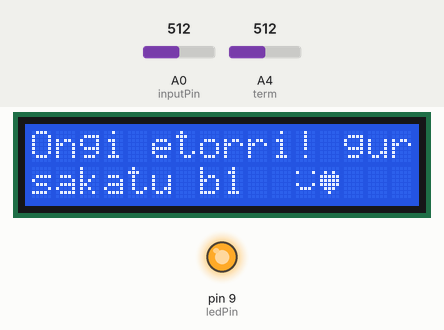
Recording of a sketch running on a simulated Arduino Uno, built with avr-gcc and run on an emulated ATmega328P. Shown: 16×2 character LCD, output pins drawn as LEDs (lit = HIGH). The inputs (shaded band) are chosen by the test bench; at power-on: A0 (inputPin) = 512, A4 (term) = 512.

Above: at 7.3 s.
7.4 s: A0 (inputPin) set to 111
8.9 s: A0 (inputPin) set to 90
At 9.04 s:
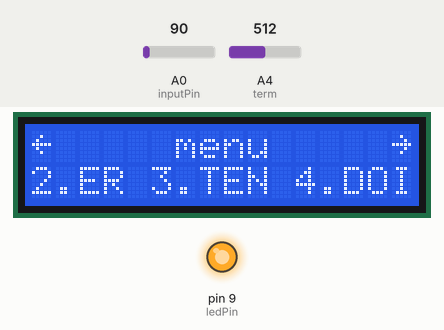
11.0 s: A0 (inputPin) set to 1010
At 12.2 s:
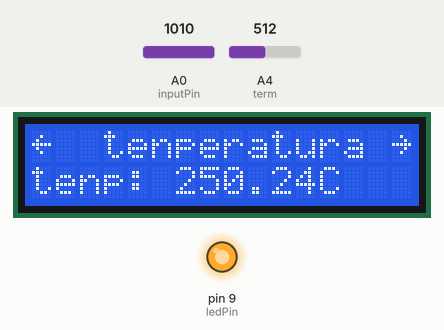
12.6 s: A4 (term) set to 219
At 13.7 s:
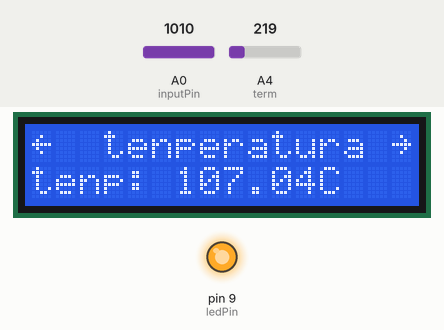
14.2 s: A4 (term) set to 196
At 15.3 s:
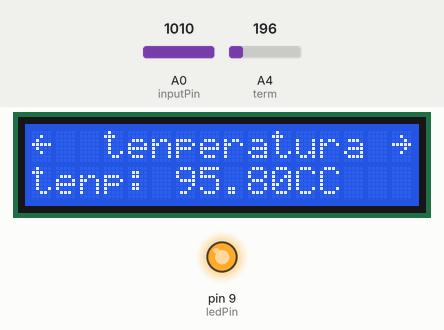
15.8 s: A4 (term) set to 23
At 16.9 s:
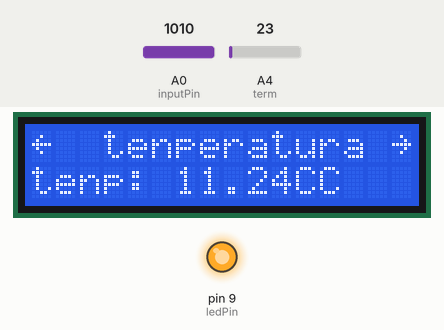
17.4 s: A4 (term) set to 18
At 18.4 s:
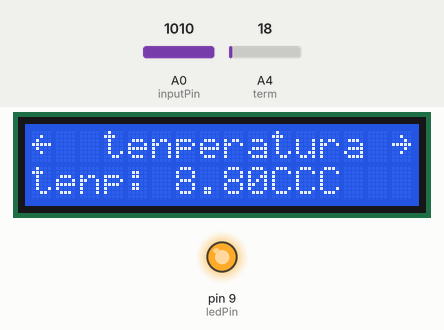
Timing chart, 0 to 20.0 s (numbered marks = the images above; inputs shaded):
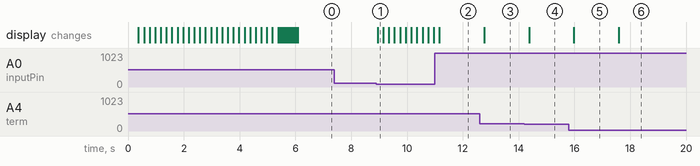

The sketch:

erlojua-termometroaondo.ino
```cpp
#include <LiquidCrystal.h>
LiquidCrystal lcd(7, 6, 5, 4, 3, 2);

const int inputPin = A0;    // buttons array analog input
const int ledPin =  9;      // backlight control
const int sensorPin = A1;   // buttons array analog input
uint16_t inputValue = 0;    // value read from buttons array
int kasua, botoia, ormin;                  //zein kasuan gauden adierazten digu
float ptenperatura;                 //tenperatura gordetzen du;
int ordu, minu, segu = 0;       //ordua, minutuak eta segunduak gordetzeko

unsigned long denbora, denbora2, lagDen = 0;
boolean inprimatu = false;
int sensorValue = 0;
const int term = A4;

//extra
byte smiley[8] = {
  B00000,
  B10001,
  B00000,
  B00000,
  B10001,
  B01110,
  B00000,
};
byte heart[8] = {
  B00000,
  B01010,
  B11111,
  B11111,
  B11111,
  B01110,
  B00100,
};
byte larrow[8] = {
  B00000,
  B00100,
  B00010,
  B11111,
  B00010,
  B00100,
  B00000,
};
byte rarrow[8] = {
  B00000,
  B00100,
  B01000,
  B11111,
  B01000,
  B00100,
  B00000,
};

/*const int inputPin1 = A0;  // buttons array analog input
const int inputPin2 = A1;  // buttons array analog input
const int inputPin3 = A2;  // buttons array analog input
const int inputPin4 = A3;  // buttons array analog input
const int inputPin5 = A4;  // buttons array analog input
uint16_t inputValue1 = 0;   // value read from buttons array
uint16_t inputValue2 = 0;   // value read from buttons array
uint16_t inputValue3 = 0;   // value read from buttons array
uint16_t inputValue4 = 0;   // value read from buttons array
uint16_t inputValue5 = 0;   // value read from buttons array*/

void setup()
{
  pinMode(ledPin, OUTPUT);
  digitalWrite(ledPin, HIGH);
  lcd.begin(16, 2);               // set up the LCD's number of columns and rows
  lcd.print("Ongi etorri! gure erloju-termometrora");  // Print a message on the LCD

  //Charactere bereziak
  lcd.createChar(0, smiley);
  lcd.createChar(1,heart);
  lcd.createChar(2,larrow);
  lcd.createChar(3,rarrow);
  int n = 0;
  lcd.setCursor(11,1);
  lcd.write(n);
  n = 1;
  lcd.setCursor(12,1);
  lcd.write(n);

  lcd.setCursor(0, 1);            // set the cursor to column 0, line 1
  lcd.print("sakatu b1");
  delay(300);
  for (int positionCounter = 0; positionCounter < 25; positionCounter++)
  {
    lcd.scrollDisplayLeft();
    delay(200);
  }
  for (int positionCounter = 0; positionCounter < 15; positionCounter++)
  {
    lcd.scrollDisplayLeft();
    delay(50);
  }
  Serial.begin(9600);
  lagDen = millis();
  kasua = 0;
}


void loop() {

 /* inputValue1 = analogRead(inputPin1);
  inputValue2 = analogRead(inputPin2);
  inputValue3 = analogRead(inputPin3);
  inputValue4 = analogRead(inputPin4);
  inputValue5 = analogRead(inputPin5);
  if(inputValue1 <= 1023 && inputValue1 > 950) inputValue = 1;
  else if(inputValue2 <= 1023 && inputValue2 > 950) inputValue = 2;
  else if(inputValue3 <= 1023 && inputValue3 > 950) inputValue = 3;
  else if(inputValue4 <= 1023 && inputValue4 > 950) inputValue = 4;
  else if(inputValue5 <= 1023 && inputValue5 > 950) inputValue = 5;
  else inputValue = 0;*/
  //Comprobar botones
  inputValue = analogRead(inputPin);
  if(inputValue < 100 && inputValue >= 0) inputValue = 1;
  else if(inputValue < 250 && inputValue > 150) inputValue = 2;
  else if(inputValue < 470 && inputValue > 370) inputValue = 3;
  else if(inputValue < 670 && inputValue > 570) inputValue = 4;
  else if(inputValue < 870 && inputValue > 770) inputValue = 5;
  else if(inputValue <= 1023 && inputValue > 950) inputValue = 0;


 //delay(200);  // Para empezar / Hasteko.
  /*Después mejorar sin delay para evitar leer más de una vez una pulsación.
  Gero hobetu delay gabe, pultsaketa bat behin baino ez irakurtzeko.*/

  //////////*******************CAMBIADO - ALDATUTA - fin 2
  denbora = millis();
  if (millis() - lagDen > 200)
  {
    lagDen = millis();
    switch (inputValue)
    {
      case 0:
        denboraEguneratu();
        tenperatura();
        if (kasua == 2)
        {
          inprimatuDenbora();
        }
        if (kasua == 3)
        {
          inprimatuTenp();
        }
        if (kasua == 4)
        {
          inprimatuDenbora();
        }
        break;
      case 1:
        if (kasua == 0)
        {
          kasu1();
        }
        else if (kasua == 1)
        {
          kasu4();
        }
        else if (kasua == 2)
        {
          kasu1();
        }
        else if (kasua == 3)
        {
          kasu2();
        }
        else if (kasua == 4)
        {
          kasu3();
        }
        break;
      case 2:
        if (kasua == 1)
        {
          kasu2();
        }
        else if (kasua == 2)
        {
          kasu1();
        }
        else if (kasua == 4)
        {
          if (ormin == 1)
          {
            if (ordu == 23)
              ordu = 0;
            else
              ordu ++;
          }
          else
          {
            if (minu == 59)
              ordu = 0;
            else
              minu ++;
          }
        }
        break;
      case 3:
        if (kasua == 1)
        {
          kasu3();
        }
        else if(kasua == 4)
        {
          if (ormin == 1)
          {
            if (ordu >0)
              ordu --;
            else
              ordu = 23;
          }
          else
          {
            if (minu >0)
              minu --;
            else
              minu = 59;
          }
        }
        break;
      case 4:
        if (kasua == 1)
        {
          kasu4();
        }
        else if (kasua == 4)
        {
          if (ormin == 1)
          {
            ormin = 2;
          }
          else
          {
            ormin = 1;
          }
        }
        break;
      case 5:
        if (kasua == 1)
        {
          kasu2();
        }
        else if (kasua == 2)
        {
          kasu3();
        }
        else if (kasua == 3)
        {
          kasu4();
        }
        else if (kasua == 4)
        {
          kasu1();
        }
        break;
    }
  }

  // update display text
}

void kasu1()
{
  kasua = 1;
  lcd.clear();
  int n = 3;
  lcd.write(n);
  lcd.print("     menu     ");
  n = 2;
  lcd.write(n);
  lcd.setCursor(0,1);
  lcd.print("2.ER 3.TEN 4.DOI");
}

void kasu2()
{
  kasua = 2;
  lcd.clear();
  int n = 3;
  lcd.write(n);
  lcd.print("   erlojua    ");
  n = 2;
  lcd.write(n);
  lcd.setCursor(1,0);
}

void kasu3()
{
  kasua = 3;
  lcd.clear();
  int n = 3;
  lcd.write(n);
  lcd.print("  tenperatura ");
  n = 2;
  lcd.write(n);
}

void kasu4()
{
  kasua = 4;
  ormin = 1;
  lcd.clear();
  int n = 3;
  lcd.write(n);
  lcd.print(" ordua aldatu ");
  n = 2;
  lcd.write(n);
}

void inprimatuDenbora()
{
  lcd.setCursor(4,1);
  if (ordu < 10)
  {
    lcd.print("0");
    lcd.print(ordu);
  }
  else
  {
    lcd.print(ordu);
  }
  lcd.print(":");
  if (minu < 10)
  {
    lcd.print("0");
    lcd.print(minu);
  }
  else
  {
    lcd.print(minu);
  }
  lcd.print(":");
  if (segu < 10)
  {
    lcd.print("0");
    lcd.print(segu);
  }
  else
  {
    lcd.print(segu);
  }
}

void denboraEguneratu()
{
  if (denbora - denbora2 >= 1000)
  {
    denbora2 = denbora;
    if (segu < 59)
    {
      segu ++;
    }
    else
    {
      segu = 0;
      if (minu < 59)
      {
        minu ++;
      }
      else
      {
        minu = 0;
        if (ordu < 23)
        {
          ordu ++;
        }
        else
        {
          ordu = 0;
        }
      }
    }
  }
}

void tenperatura()
{
  sensorValue = analogRead(term);
  ptenperatura = sensorValue * (500.0/1023.0);
}

void inprimatuTenp()
{
  lcd.setCursor(0,1);
  lcd.print("tenp: ");
  lcd.print(ptenperatura);
  lcd.print("C");
}
```

Measured:
- the behaviour switches between 100 and 99 on A0 (inputPin) (found by bisection; images 0 and 1)
- the behaviour switches between 205 and 204 on A4 (term) (found by bisection; images 3 and 4)
- the behaviour switches between 21 and 20 on A4 (term) (found by bisection; images 5 and 6)
- after the input at 7.4 s, every drawn part: stays the same
- after the input at 8.9 s, the display: changes after 0.05 s (image 1)
- after the input at 11.0 s, the display: changes after 0.16 s (image 2)
- after the input at 12.6 s, the display: changes after 0.17 s (image 3)
- after the input at 14.2 s, the display: changes after 0.18 s (image 4)
- after the input at 15.8 s, the display: changes after 0.18 s (image 5)
- after the input at 17.4 s, the display: changes after 0.19 s (image 6)
